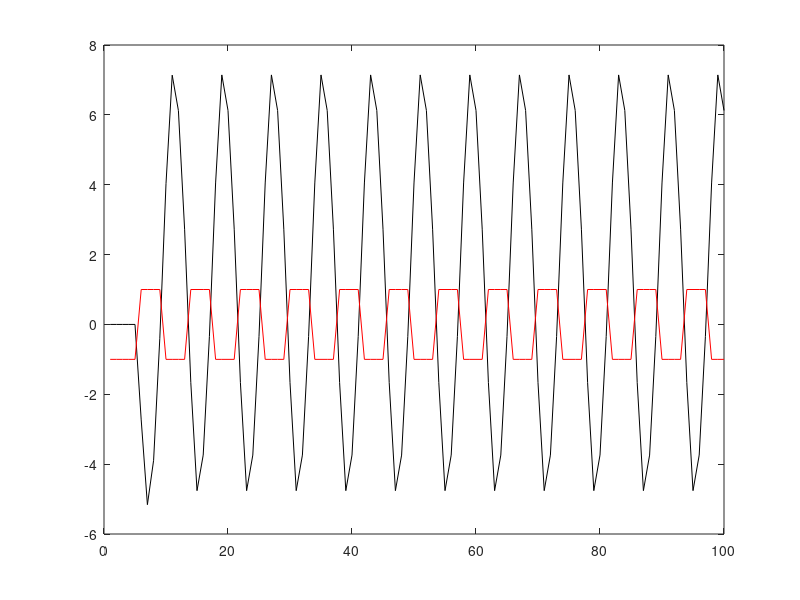

Write MATLAB code to recreate this figure. (Note: this script raises an error after producing the figure.)
% 1) Considerar as seguintes condicoes de operacao e os sistemas de
%    controle nao-lineares:
% i) rele sem histerese
%    amplitude do rele d = 1
%    planta terceira ordem Gp(s)=Y(s)/U(s)=10/(s(s+1)(s+2));
%    determinar amplitude e frequencia ciclo-limite da saida

clc;close;clear;

num=10;
den=[1 3 2 0];
g=tf(num,den);  % funcao de transferencia
d=1;            % amplitude do rele
Ts=1;           % tempo de amostragem
h=0;            % histerese
sysd=c2d(g,Ts); % discretiza a funcao
[numd,dend]=tfdata(sysd,'v');

npts=100;
for t=1:8
    u(t)=-d;e(t)=0;y(t)=0;tempo(t)=t*Ts;
end

for t=6:npts    %Experimento relay
    y(t)=-dend(2)*y(t-1)-dend(3)*y(t-2)-dend(4)*y(t-3)+...
    numd(2)*u(t-1)+numd(3)*u(t-2)+numd(4)*u(t-3); % tf discretizada
    e(t)=-y(t);
    if (e(t)>0)
        u(t)=d;
    end
    if (e(t)<0)
        u(t)=-d;
    end
end

ch=0; i=1;
for k=4:npts
    s1=u(k);s2=u(k-1);
    if s1~=s2
        ch=ch+1;
        i=i+1;
    end
end

per=((npts+4)/ch)*2*Ts;
w=(2*pi)/per;           % acha frequencia
arm=h;
arm2=h;
for t=1:npts            % acha valor maximo
    if y(t)>=arm
        arm=y(t);
    end
end
for t=1:npts            % acha valor minimo
    if y(t)<=arm2
        arm2=y(t);
    end
end

ampd=(abs(arm-arm2))/2;

% PLOT
saida=[u;y];
plot(y,'k');
hold on;
plot(u,'r');

%%
% ii) rele com histerese
%     amplitude do rele d = 5
%     histerese epsilon = 1
%     planta primeira ordem Gp(s)=Y(s)/U(s)=3e(-0.1s)/(2s+1);
%     determinar amplitude e frequencia ciclo-limite da saida

clc;close;clear;

num=3;
den=[2 1];
g=tf(num,den,'io',0.1);  % funcao de transferencia
d=5;            % amplitude do rele
Ts=1;           % tempo de amostragem
h=1;            % histerese
sysd=c2d(g,Ts); % discretiza a funcao
[numd,dend]=tfdata(sysd,'v');

npts=10;
for t=1:8
    u(t)=-d;e(t)=0;y(t)=0;tempo(t)=t*Ts;
end

for t=4:npts    %Experimento relay
    y(t)=-dend(1)*y(t-1)+numd(1)*u(t-1)+numd(2)*u(t-2); % tf discretizada
    e(t)=-y(t);
    
    if(abs(e(t))>h) && (e(t)>0)
        u(t)=+d;
    end
    if(abs(e(t))>h) && (e(t)<0)
        u(t)=-d;
    end
    
    if(abs(e(t))<h) && (u(t-1)==+d)
        u(t)=+d;
    end
    if(abs(e(t))<h) && (u(t-1)==-d)
        u(t)=-d;
    end

    if (e(t)==+h)
        u(t+1)=+d;
    end
    if (e(t)==-h)
        u(t+1)=-d;
    end
    tempo(t)=t*Ts;
end

ch=0; i=1;
for k=4:npts
    s1=u(k);s2=u(k-1);
    if s1~=s2
        ch=ch+1;
        i=i+1;
    end
end

per=((npts+4)/ch)*2*Ts;
w=(2*pi)/per;           % acha frequencia

npts1=npts/Ts;kont=0;
for t=2:npts1
    if(u(t)~=u(t-1))
        kont=kont+1;
        ch(kont)=t;
    end
end

Tu1=(ch(6)-ch(5))*Ts;
Tu2=(ch(5)-ch(4))*Ts;
aux1=ch(3);
aux2=ch(5);
i=0;
for t=aux1:aux2
    i=i+1;
    yi(i)=y(t);
    ui(i)=u(t);
    ti(i)=i*Ts;
end

a1=d*([0 yi]+[yi 0]).*([ti 0]-[0 ti]);
a1=sum(a1(1,2:length(yi)));
a2=d*([0 ui]+[ui 0]).*([ti 0]-[0 ti]);
a2=sum(a2(1,2:length(yi)));
K=a1/a2;    % ganho

arm=d;
for t=aux1:aux2
    if y(t)>=arm
        arm=y(t);
    end
end
Au=arm;     % pico positivo

arm=d;
for t=aux1:aux2
    if y(t)<=arm
        arm=y(t);
    end
end
Ad=arm;     % pico negativo e atraso
ampd=(abs(Au-Ad))/2;
% d2=0;
% d1=d2;
% h0=d1;
% teta=log(((d1-d)*K-h+h0)/((d1-d)*K+Ad));
% x1=(d1+d2)*K*exp(teta)-(d1-d)*K+h-h0;
% x2=(d+d2)*K-h-h0;
% tau1=Tu1/log(x1/x2);
% teta1=tau1*teta;

% PLOT
saida=[u;y];
plot(y,'k');
hold on;
plot(u,'r');